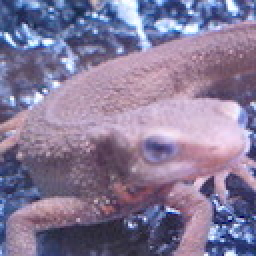
#> input picture assets/imori.jpg, 128 x 128 px, found by its file name (shown 2 times larger)
$ python object_detection.py   (older library calls are emulated)
#> lines starting #> are read from the running program, lines starting #| are printed output that depends on the picture; after the words box and inside, x2 and y2 are one past the last pixel; in counts of white or black regions, pixels touching at a corner belong together
"""
目标检测相关问题：
71. 滑动窗口检测 - 使用滑动窗口进行目标检测
72. HOG+SVM检测 - 使用HOG特征和SVM进行目标检测
73. Haar+AdaBoost检测 - 使用Haar特征和AdaBoost进行目标检测
74. 非极大值抑制 - 实现非极大值抑制算法
75. 目标跟踪 - 实现简单的目标跟踪算法
"""

import cv2
import numpy as np
from sklearn import svm
from sklearn.preprocessing import StandardScaler

def sliding_window_detection(img_path, window_size=(64, 64), stride=32):
    """
    问题71：滑动窗口检测
    使用滑动窗口进行目标检测

    参数:
        img_path: 输入图像路径
        window_size: 窗口大小，默认(64, 64)
        stride: 步长，默认32

    返回:
        检测结果可视化
    """
#> called with img_path = '../images/imori.jpg', window_size = (64, 64), stride = 32
    # 读取图像
    img = cv2.imread(img_path)
#> img is the input picture: shape (128, 128, 3); mean B, G, R 152.8, 121.8, 134.1
    if img is None:
        raise ValueError(f"无法读取图像: {img_path}")

    # 复制原图用于绘制结果
    result = img.copy()

    # 转换为灰度图
    gray = cv2.cvtColor(img, cv2.COLOR_BGR2GRAY)
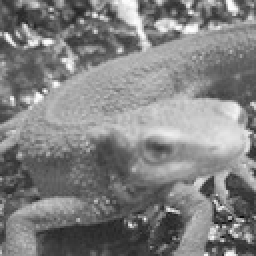
#> gray: shape (128, 128) (shown 2 times larger); min 11, max 254, mean 129

    # 定义简单的目标检测函数（这里使用边缘检测作为示例）
    def detect_object(window):
        edges = cv2.Canny(window, 100, 200)
        return np.sum(edges) > 1000  # 简单的阈值判断

    # 滑动窗口检测
    for y in range(0, img.shape[0] - window_size[1], stride):
        for x in range(0, img.shape[1] - window_size[0], stride):
            # 提取窗口
            window = gray[y:y+window_size[1], x:x+window_size[0]]

            # 检测目标
            if detect_object(window):
                # 绘制检测框
                cv2.rectangle(result, (x, y),
                            (x + window_size[0], y + window_size[1]),
                            (0, 255, 0), 2)
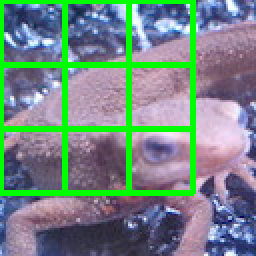
#> result: shape (128, 128, 3) (shown 2 times larger); 12.41% of pixels changed, all inside (x1, y1, x2, y2) = (0, 0, 98, 98)

    return result

class HOGExtractor:
    """HOG特征提取器"""
    # [296 lines left out: functions __init__, compute_gradients, compute_cell_histogram, compute_block_features, compute, hog_svm_detection and 3 more, not called in this run]

def main(problem_id=71):
    """
    主函数，通过problem_id选择要运行的问题

    参数:
        problem_id: 问题编号，默认为71
    """
    input_path = "../images/imori.jpg"

    if problem_id == 71:
        result = sliding_window_detection(input_path)
        output_path = "../images/answer_71.jpg"
        title = "滑动窗口检测"
    elif problem_id == 72:
        result = hog_svm_detection(input_path)
        output_path = "../images/answer_72.jpg"
        title = "HOG+SVM检测"
    elif problem_id == 73:
        result = haar_adaboost_detection(input_path)
        output_path = "../images/answer_73.jpg"
        title = "Haar+AdaBoost检测"
    elif problem_id == 74:
        # 示例边界框和分数
        boxes = [[100, 100, 200, 200], [150, 150, 250, 250], [120, 120, 220, 220]]
        scores = [0.9, 0.8, 0.7]
        keep = compute_nms_manual(boxes, scores)

        # 在原图上绘制保留的边界框
        result = cv2.imread(input_path)
        for i in keep:
            x1, y1, x2, y2 = boxes[i]
            cv2.rectangle(result, (x1, y1), (x2, y2), (0, 255, 0), 2)

        output_path = "../images/answer_74.jpg"
        title = "非极大值抑制"
    elif problem_id == 75:
        result = object_tracking(input_path)
        output_path = "../images/answer_75.jpg"
        title = "目标跟踪"
    else:
        print(f"问题 {problem_id} 不存在")
        return

    # 保存结果
    cv2.imwrite(output_path, result)

    # 显示结果
    cv2.imshow(title, result)
    cv2.waitKey(0)
    cv2.destroyAllWindows()

if __name__ == "__main__":
    import sys
    problem_id = int(sys.argv[1]) if len(sys.argv) > 1 else 71
    main(problem_id)

$ run again, with assets/1.jpg copied over assets/imori.jpg
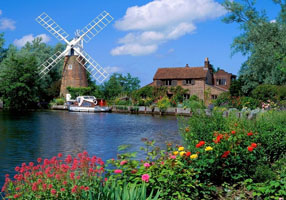
#> input picture assets/1.jpg, 286 x 200 px, found by its file name
#> in sliding_window_detection, img is the input picture: shape (200, 286, 3); mean B, G, R 112.6, 108.2, 82.1
#> in sliding_window_detection, `gray = cv2.cvtColor(img, cv2.COLOR_BGR2GRAY)`:
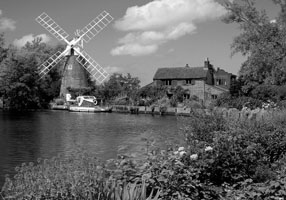
#> gray: shape (200, 286); min 0, max 255, mean 100.9
#> after the loop in sliding_window_detection, `for y in range(0, img.shape[0] - window_size[1], stride):`:
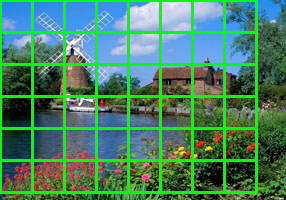
#> result: shape (200, 286, 3); 16.93% of pixels changed, all inside (x1, y1, x2, y2) = (0, 0, 258, 194)

$ run again, with assets/3.jpg copied over assets/imori.jpg
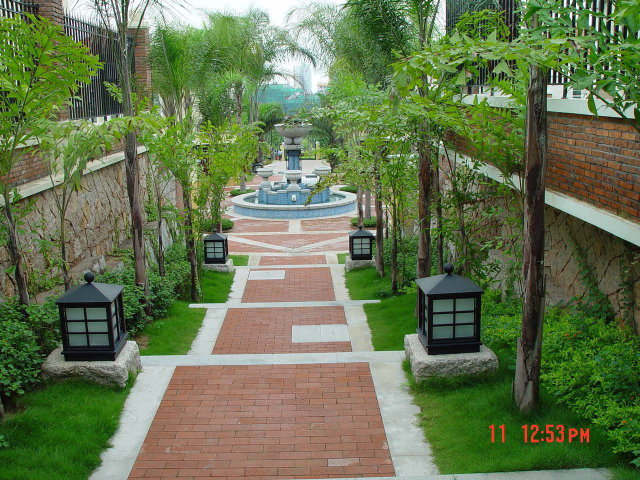
#> input picture assets/3.jpg, 1280 x 960 px, found by its file name (shown at 1/2 size)
#> in sliding_window_detection, img is the input picture: shape (960, 1280, 3); mean B, G, R 79.2, 116.8, 101.5
#> in sliding_window_detection, `gray = cv2.cvtColor(img, cv2.COLOR_BGR2GRAY)`:
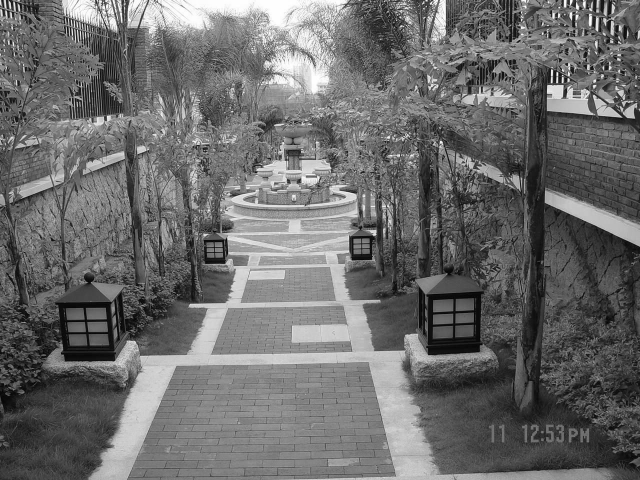
#> gray: shape (960, 1280) (shown at 1/2 size); min 0, max 255, mean 107.9
#> after the loop in sliding_window_detection, `for y in range(0, img.shape[0] - window_size[1], stride):`:
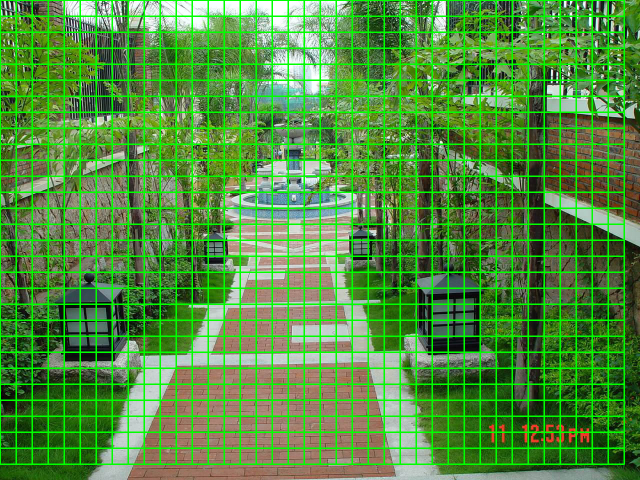
#> result: shape (960, 1280, 3) (shown at 1/2 size); 17.2% of pixels changed, all inside (x1, y1, x2, y2) = (0, 0, 1250, 930)

$ run again, with assets/2.png saved as assets/imori.jpg
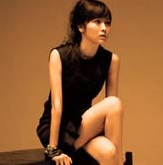
#> input picture assets/2.png, 163 x 165 px, found by its file name
#> in sliding_window_detection, img is the input picture: shape (165, 163, 3); mean B, G, R 52.6, 95.2, 148
#> in sliding_window_detection, `gray = cv2.cvtColor(img, cv2.COLOR_BGR2GRAY)`:
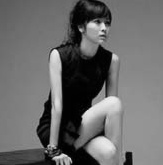
#> gray: shape (165, 163); min 0, max 241, mean 106.2
#> after the loop in sliding_window_detection, `for y in range(0, img.shape[0] - window_size[1], stride):`:
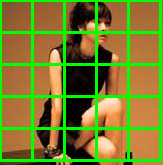
#> result: shape (165, 163, 3); 19.4% of pixels changed, all inside (x1, y1, x2, y2) = (0, 0, 162, 162)
